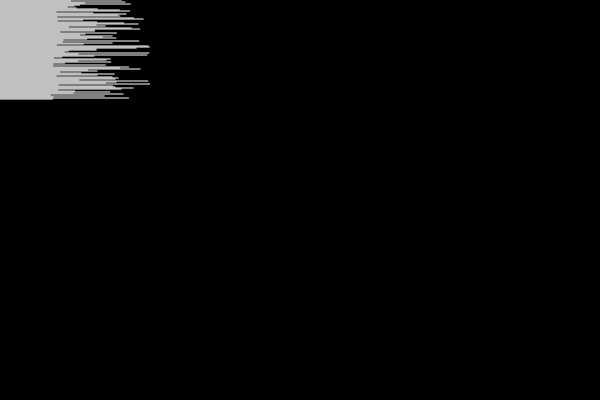
Frame 1 (no input)
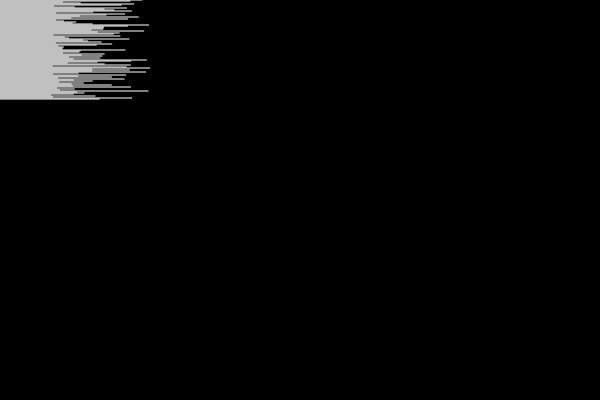
Frame 60 (no input)
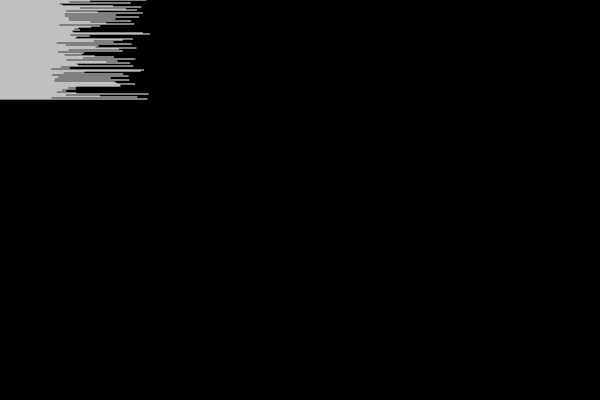
Frame 120 (the mouse pressed at the canvas centre since frame 60)

The p5.js sketch that drew these frames (run headless with seeded random() and noise() and a simulated clock; from frame 60 on, the mouse is pressed at the canvas centre):

// p5.js sketch
// ── sketch.js
var pointX = 0;

function setup() {
  createCanvas (600, 400);
}

function draw() {
  // background
  background(0);
  stroke(255)
  for (var i = 0; i < 100; i++) {
  var pointX = random(100);
  point(pointX*5);
  line(0, i, 50+pointX, i);

  }
}
